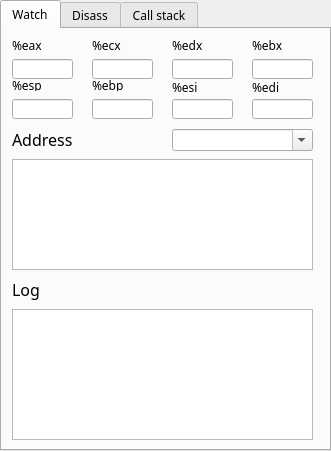
   <widget class="QTabWidget" name="tabWidget_4">
    <property name="geometry">
     <rect>
      <x>400</x>
      <y>10</y>
      <width>331</width>
      <height>451</height>
     </rect>
    </property>
    <property name="font">
     <font>
      <family>等线</family>
      <weight>50</weight>
      <bold>false</bold>
     </font>
    </property>
    <property name="tabShape">
     <enum>QTabWidget::Rounded</enum>
    </property>
    <property name="currentIndex">
     <number>0</number>
    </property>
    <widget class="QWidget" name="tab_6">
     <attribute name="title">
      <string>Watch</string>
     </attribute>
     <widget class="QLineEdit" name="leax">
      <property name="geometry">
       <rect>
        <x>10</x>
        <y>30</y>
        <width>61</width>
        <height>20</height>
       </rect>
      </property>
      <property name="font">
       <font>
        <family>等线</family>
        <weight>50</weight>
        <bold>false</bold>
       </font>
      </property>
     </widget>
     <widget class="QTableWidget" name="addrtable">
      <property name="geometry">
       <rect>
        <x>10</x>
        <y>130</y>
        <width>301</width>
        <height>111</height>
       </rect>
      </property>
      <property name="font">
       <font>
        <family>等线</family>
        <weight>50</weight>
        <bold>false</bold>
       </font>
      </property>
      <property name="editTriggers">
       <set>QAbstractItemView::NoEditTriggers</set>
      </property>
      <attribute name="horizontalHeaderDefaultSectionSize">
       <number>130</number>
      </attribute>
      <attribute name="horizontalHeaderMinimumSectionSize">
       <number>40</number>
      </attribute>
      <attribute name="verticalHeaderDefaultSectionSize">
       <number>18</number>
      </attribute>
     </widget>
     <widget class="QLabel" name="label_49">
      <property name="geometry">
       <rect>
        <x>250</x>
        <y>50</y>
        <width>54</width>
        <height>16</height>
       </rect>
      </property>
      <property name="font">
       <font>
        <family>等线</family>
        <weight>50</weight>
        <bold>false</bold>
       </font>
      </property>
      <property name="text">
       <string>%edi</string>
      </property>
     </widget>
     <widget class="QLabel" name="label_45">
      <property name="geometry">
       <rect>
        <x>250</x>
        <y>10</y>
        <width>54</width>
        <height>12</height>
       </rect>
      </property>
      <property name="font">
       <font>
        <family>等线</family>
        <weight>50</weight>
        <bold>false</bold>
       </font>
      </property>
      <property name="text">
       <string>%ebx</string>
      </property>
     </widget>
     <widget class="QLineEdit" name="lesi">
      <property name="geometry">
       <rect>
        <x>170</x>
        <y>70</y>
        <width>61</width>
        <height>20</height>
       </rect>
      </property>
      <property name="font">
       <font>
        <family>等线</family>
        <weight>50</weight>
        <bold>false</bold>
       </font>
      </property>
     </widget>
     <widget class="QLabel" name="label_48">
      <property name="geometry">
       <rect>
        <x>170</x>
        <y>50</y>
        <width>54</width>
        <height>16</height>
       </rect>
      </property>
      <property name="font">
       <font>
        <family>等线</family>
        <weight>50</weight>
        <bold>false</bold>
       </font>
      </property>
      <property name="text">
       <string>%esi</string>
      </property>
     </widget>
     <widget class="QLabel" name="label_47">
      <property name="geometry">
       <rect>
        <x>10</x>
        <y>50</y>
        <width>54</width>
        <height>12</height>
       </rect>
      </property>
      <property name="font">
       <font>
        <family>等线</family>
        <weight>50</weight>
        <bold>false</bold>
       </font>
      </property>
      <property name="text">
       <string>%esp</string>
      </property>
     </widget>
     <widget class="QLineEdit" name="lebp">
      <property name="geometry">
       <rect>
        <x>90</x>
        <y>70</y>
        <width>61</width>
        <height>20</height>
       </rect>
      </property>
      <property name="font">
       <font>
        <family>等线</family>
        <weight>50</weight>
        <bold>false</bold>
       </font>
      </property>
     </widget>
     <widget class="QLineEdit" name="lebx">
      <property name="geometry">
       <rect>
        <x>250</x>
        <y>30</y>
        <width>61</width>
        <height>20</height>
       </rect>
      </property>
      <property name="font">
       <font>
        <family>等线</family>
        <weight>50</weight>
        <bold>false</bold>
       </font>
      </property>
     </widget>
     <widget class="QLineEdit" name="lesp">
      <property name="geometry">
       <rect>
        <x>10</x>
        <y>70</y>
        <width>61</width>
        <height>20</height>
       </rect>
      </property>
      <property name="font">
       <font>
        <family>等线</family>
        <weight>50</weight>
        <bold>false</bold>
       </font>
      </property>
     </widget>
     <widget class="QLabel" name="label_43">
      <property name="geometry">
       <rect>
        <x>90</x>
        <y>10</y>
        <width>54</width>
        <height>12</height>
       </rect>
      </property>
      <property name="font">
       <font>
        <family>等线</family>
        <weight>50</weight>
        <bold>false</bold>
       </font>
      </property>
      <property name="text">
       <string>%ecx</string>
      </property>
     </widget>
     <widget class="QLabel" name="label_46">
      <property name="geometry">
       <rect>
        <x>90</x>
        <y>50</y>
        <width>54</width>
        <height>12</height>
       </rect>
      </property>
      <property name="font">
       <font>
        <family>等线</family>
        <weight>50</weight>
        <bold>false</bold>
       </font>
      </property>
      <property name="text">
       <string>%ebp</string>
      </property>
     </widget>
     <widget class="QLabel" name="label_42">
      <property name="geometry">
       <rect>
        <x>10</x>
        <y>10</y>
        <width>54</width>
        <height>12</height>
       </rect>
      </property>
      <property name="font">
       <font>
        <family>等线</family>
        <weight>50</weight>
        <bold>false</bold>
       </font>
      </property>
      <property name="text">
       <string>%eax</string>
      </property>
     </widget>
     <widget class="QLineEdit" name="ledx">
      <property name="geometry">
       <rect>
        <x>170</x>
        <y>30</y>
        <width>61</width>
        <height>20</height>
       </rect>
      </property>
      <property name="font">
       <font>
        <family>等线</family>
        <weight>50</weight>
        <bold>false</bold>
       </font>
      </property>
     </widget>
     <widget class="QLineEdit" name="ledi">
      <property name="geometry">
       <rect>
        <x>250</x>
        <y>70</y>
        <width>61</width>
        <height>20</height>
       </rect>
      </property>
      <property name="font">
       <font>
        <family>等线</family>
        <weight>50</weight>
        <bold>false</bold>
       </font>
      </property>
     </widget>
     <widget class="QLineEdit" name="lecx">
      <property name="geometry">
       <rect>
        <x>90</x>
        <y>30</y>
        <width>61</width>
        <height>20</height>
       </rect>
      </property>
      <property name="font">
       <font>
        <family>等线</family>
        <weight>50</weight>
        <bold>false</bold>
       </font>
      </property>
     </widget>
     <widget class="QLabel" name="label_44">
      <property name="geometry">
       <rect>
        <x>170</x>
        <y>10</y>
        <width>54</width>
        <height>12</height>
       </rect>
      </property>
      <property name="font">
       <font>
        <family>等线</family>
        <weight>50</weight>
        <bold>false</bold>
       </font>
      </property>
      <property name="text">
       <string>%edx</string>
      </property>
     </widget>
     <widget class="QLabel" name="label_5">
      <property name="geometry">
       <rect>
        <x>10</x>
        <y>100</y>
        <width>81</width>
        <height>21</height>
       </rect>
      </property>
      <property name="font">
       <font>
        <family>等线</family>
        <pointsize>12</pointsize>
        <weight>50</weight>
        <bold>false</bold>
       </font>
      </property>
      <property name="text">
       <string>Address</string>
      </property>
      <property name="textFormat">
       <enum>Qt::PlainText</enum>
      </property>
     </widget>
     <widget class="QComboBox" name="addrbox">
      <property name="geometry">
       <rect>
        <x>170</x>
        <y>100</y>
        <width>141</width>
        <height>22</height>
       </rect>
      </property>
      <property name="font">
       <font>
        <family>等线</family>
        <weight>50</weight>
        <bold>false</bold>
       </font>
      </property>
      <property name="editable">
       <bool>true</bool>
      </property>
     </widget>
     <widget class="QTextEdit" name="tlog">
      <property name="geometry">
       <rect>
        <x>10</x>
        <y>280</y>
        <width>301</width>
        <height>131</height>
       </rect>
      </property>
      <property name="font">
       <font>
        <family>等线</family>
        <weight>50</weight>
        <bold>false</bold>
       </font>
      </property>
     </widget>
     <widget class="QLabel" name="label_85">
      <property name="geometry">
       <rect>
        <x>10</x>
        <y>250</y>
        <width>54</width>
        <height>21</height>
       </rect>
      </property>
      <property name="font">
       <font>
        <pointsize>12</pointsize>
       </font>
      </property>
      <property name="text">
       <string>Log</string>
      </property>
     </widget>
    </widget>
    <widget class="QWidget" name="tab_9">
     <attribute name="title">
      <string>Disass</string>
     </attribute>
     <widget class="QTableWidget" name="tdisas">
      <property name="geometry">
       <rect>
        <x>0</x>
        <y>0</y>
        <width>321</width>
        <height>421</height>
       </rect>
      </property>
      <attribute name="verticalHeaderDefaultSectionSize">
       <number>18</number>
      </attribute>
      <attribute name="verticalHeaderMinimumSectionSize">
       <number>15</number>
      </attribute>
     </widget>
    </widget>
    <widget class="QWidget" name="tab_8">
     <attribute name="title">
      <string>Call stack</string>
     </attribute>
     <widget class="QTableWidget" name="lstack">
      <property name="geometry">
       <rect>
        <x>0</x>
        <y>0</y>
        <width>321</width>
        <height>421</height>
       </rect>
      </property>
     </widget>
    </widget>
   </widget>
